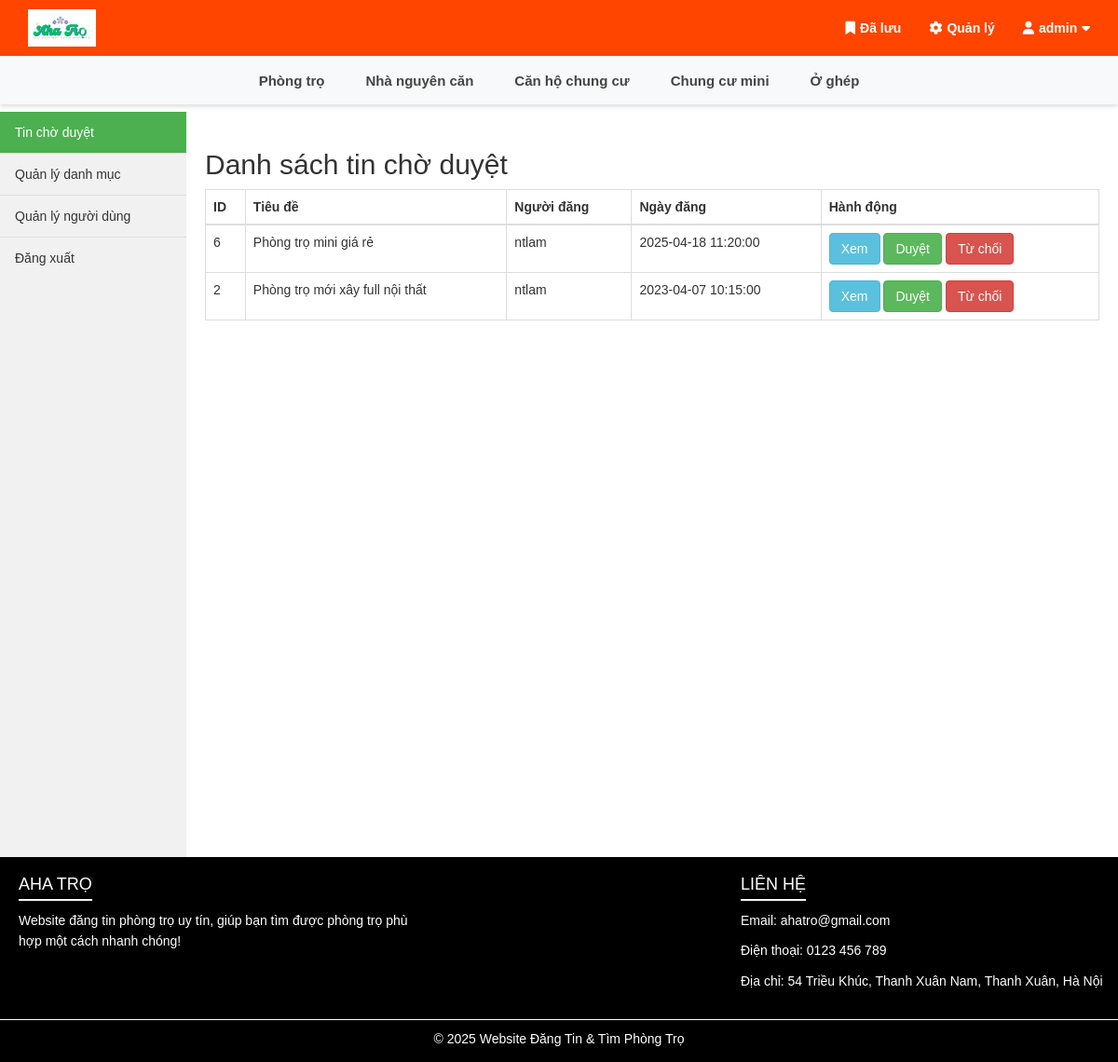
/admin_approve.php (signed in), run on an earlier commit of the app's database.
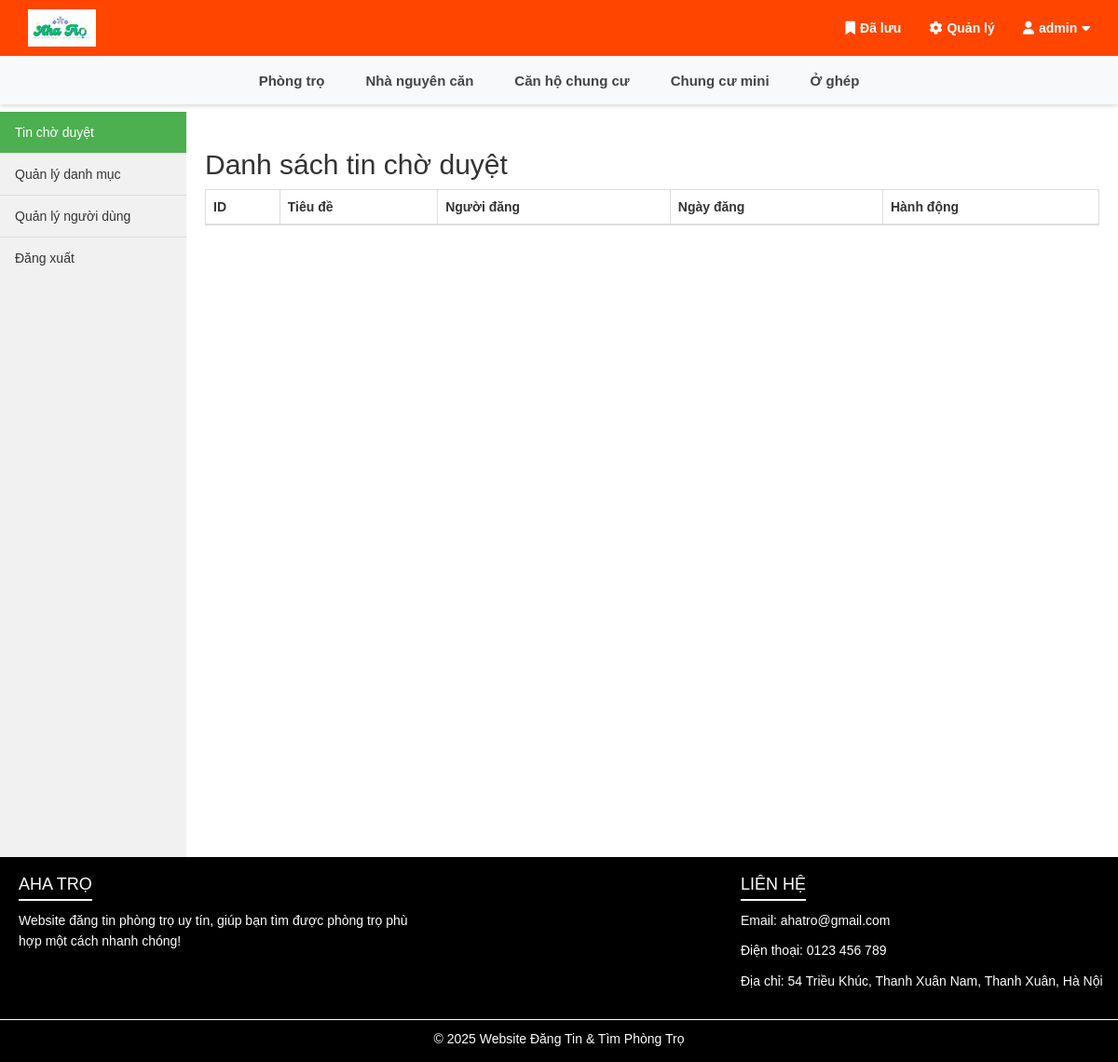
And on a later commit of the database.
### tables this page shows
CREATE TABLE `loai_phong` (
  `idLoaiPhong` int(11) NOT NULL,
  `loaiPhong` varchar(50) NOT NULL
);

CREATE TABLE `phong_tro` (
  `id` int(11) NOT NULL,
  `userID` int(11) DEFAULT NULL,
  `idLoaiPhong` int(11) DEFAULT NULL,
  `tieuDe` varchar(50) DEFAULT NULL,
  `diaChi` varchar(50) DEFAULT NULL,
  `quanHuyen` varchar(50) DEFAULT NULL,
  `tinhThanh` varchar(50) DEFAULT NULL,
  `chuTro` varchar(50) DEFAULT NULL,
  `sdt` varchar(11) DEFAULT NULL,
  `giaThue` int(11) DEFAULT NULL,
  `dienTich` double DEFAULT NULL,
  `dien` varchar(30) DEFAULT NULL,
  `nuoc` varchar(30) DEFAULT NULL,
  `veSinh` varchar(50) DEFAULT NULL,
  `doiTuong` varchar(50) DEFAULT NULL,
  `tienIch` varchar(50) DEFAULT NULL,
  `moTa` text DEFAULT NULL,
  `thoiGianDang` datetime DEFAULT NULL,
  `trangThai` enum('cho_duyet','duyet','tu_choi') DEFAULT 'cho_duyet',
  `loaiTin` enum('thuong','vip') DEFAULT 'thuong',
  `ngayHienThi` int(11) DEFAULT 30,
  `ngayDuyet` datetime DEFAULT NULL
);

CREATE TABLE `users` (
  `id` int(11) NOT NULL,
  `username` varchar(50) DEFAULT NULL,
  `password` varchar(255) DEFAULT NULL,
  `email` varchar(100) DEFAULT NULL,
  `role` enum('admin','user') DEFAULT 'user',
  `sdt` varchar(11) DEFAULT NULL
);

### admin_approve.php (the view, shortened to what this page needs)
<?php
include 'config.php';
$cho_duyet_posts = mysqli_query($conn, "
    SELECT pt.*, u.username
    FROM phong_tro pt
    JOIN users u ON pt.userID = u.id
    WHERE pt.trangThai = 'cho_duyet'
    ORDER BY pt.thoiGianDang DESC
");
?>
<!DOCTYPE html>
<html>
<head>
    <link rel="stylesheet" href="https://maxcdn.bootstrapcdn.com/bootstrap/3.4.0/css/bootstrap.min.css">
</head>
<body>
    <?php include('header.php'); ?>
    <div class="main-layout">
        <?php include('siderbar.php'); ?>
        <div class="main-content">
            <h2>Danh sách tin chờ duyệt</h2>
            <table class="table table-bordered">
                <thead style="text-align: center;">
                    <tr>
                        <th>ID</th>
                        <th>Tiêu đề</th>
                        <th>Người đăng</th>
                        <th>Ngày đăng</th>
                        <th>Hành động</th>
                    </tr>
                </thead>
                <tbody>
                    <?php while ($post = mysqli_fetch_assoc($cho_duyet_posts)): ?>
                        <tr>
                            <td><?php echo $post['id']; ?></td>
                            <td><?php echo $post['tieuDe']; ?></td>
                            <td><?php echo $post['username']; ?></td>
                            <td><?php echo $post['thoiGianDang']; ?></td>
                            <td>
                                <a href="room_detail.php?id=<?php echo $post['id']; ?>" class="btn btn-info">Xem</a>
                                <a href="admin_approve.php?action=approve&id=<?php echo $post['id']; ?>"
                                    class="btn btn-success">Duyệt</a>
                                <a href="admin_approve.php?action=reject&id=<?php echo $post['id']; ?>"
                                    class="btn btn-danger">Từ chối</a>
                            </td>
                        </tr>
                    <?php endwhile; ?>
                </tbody>
            </table>
        </div>
    </div>
    <?php include('footer.php'); ?>
</body>
</html>

### header.php (shortened to what this page needs)
<?php
$current_category = isset($_GET['id']) ? $_GET['id'] : null;
?>
<!DOCTYPE html>
<html lang="vi">
<head>
    <link rel="stylesheet" href="css/style.css">
    <link rel="stylesheet" href="https://cdnjs.cloudflare.com/ajax/libs/font-awesome/6.5.0/css/all.min.css">
</head>
<body>
    <div class="header">
        <div class="top-bar">
            <div class="top-left">
                <a href="index.php">
                    <img src="img/logo2.PNG" alt="Logo" height="40">
                </a>
            </div>
            <div class="top-right">
                <div class="top-right-items">
                    <a href="saved_posts.php" class="top-link">
                        <i class="fa-solid fa-bookmark"></i> Đã lưu
                    </a>
                    <?php if (isset($_SESSION['user_id']) && isset($_SESSION['user_role'])): ?>
                        <div style="text-align: right; margin: 10px;">
                            <?php if ($_SESSION['user_role'] === 'admin'): ?>
                                <a href="admin_approve.php" class="top-link">
                                    <i class="fa-solid fa-gear"></i> Quản lý
                                </a>
                            <?php elseif ($_SESSION['user_role'] === 'user'): ?>
                                <a href="post_mana.php" class="top-link">
                                    <i class="fa-solid fa-gear"></i> Quản lý
                                </a>
                            <?php endif; ?>
                        </div>
                    <?php endif; ?>
                    <div class="hdropdown">
                        <?php if (isset($_SESSION['user_name'])): ?>
                            <div class="hdropdown-toggle">
                                <i class="fa-solid fa-user"></i> <?php echo htmlspecialchars($_SESSION['user_name']); ?>
                                <i class="fa-solid fa-caret-down"></i>
                            </div>
                        <?php endif; ?>
                    </div>
                </div>
            </div>
        </div>
        <div class="category-bar">
            <?php
            include 'config.php';
            $sql = "SELECT * FROM loai_phong";
            $result = mysqli_query($conn, $sql);
            if ($result && mysqli_num_rows($result) > 0) {
                echo '<ul class="category-menu">';
                while ($row = mysqli_fetch_assoc($result)) {
                    $id = $row['idLoaiPhong'];
                    $ten = $row['loaiPhong'];
                    $is_active = ($current_category == $id) ? 'active' : '';
                    echo '<li><a href="./category.php?id=' . $id . '" class="' . $is_active . '">' . htmlspecialchars($ten) . '</a></li>';
                }
                echo '</ul>';
            } else {
                echo '<div class="no-category">Không có loại phòng nào.</div>';
            }
            ?>
        </div>
    </div>
</body>
</html>

What changed in the data, as far as the page shows it:
no longer on this page (row edited): phong_tro: id "6", tieuDe "Phòng trọ mini giá rẻ", userID.username "ntlam", thoiGianDang "2025-04-18 11:20:00"
no longer on this page (row edited): phong_tro: id "2", tieuDe "Phòng trọ mới xây full nội thất", userID.username "ntlam", thoiGianDang "2023-04-07 10:15:00"
